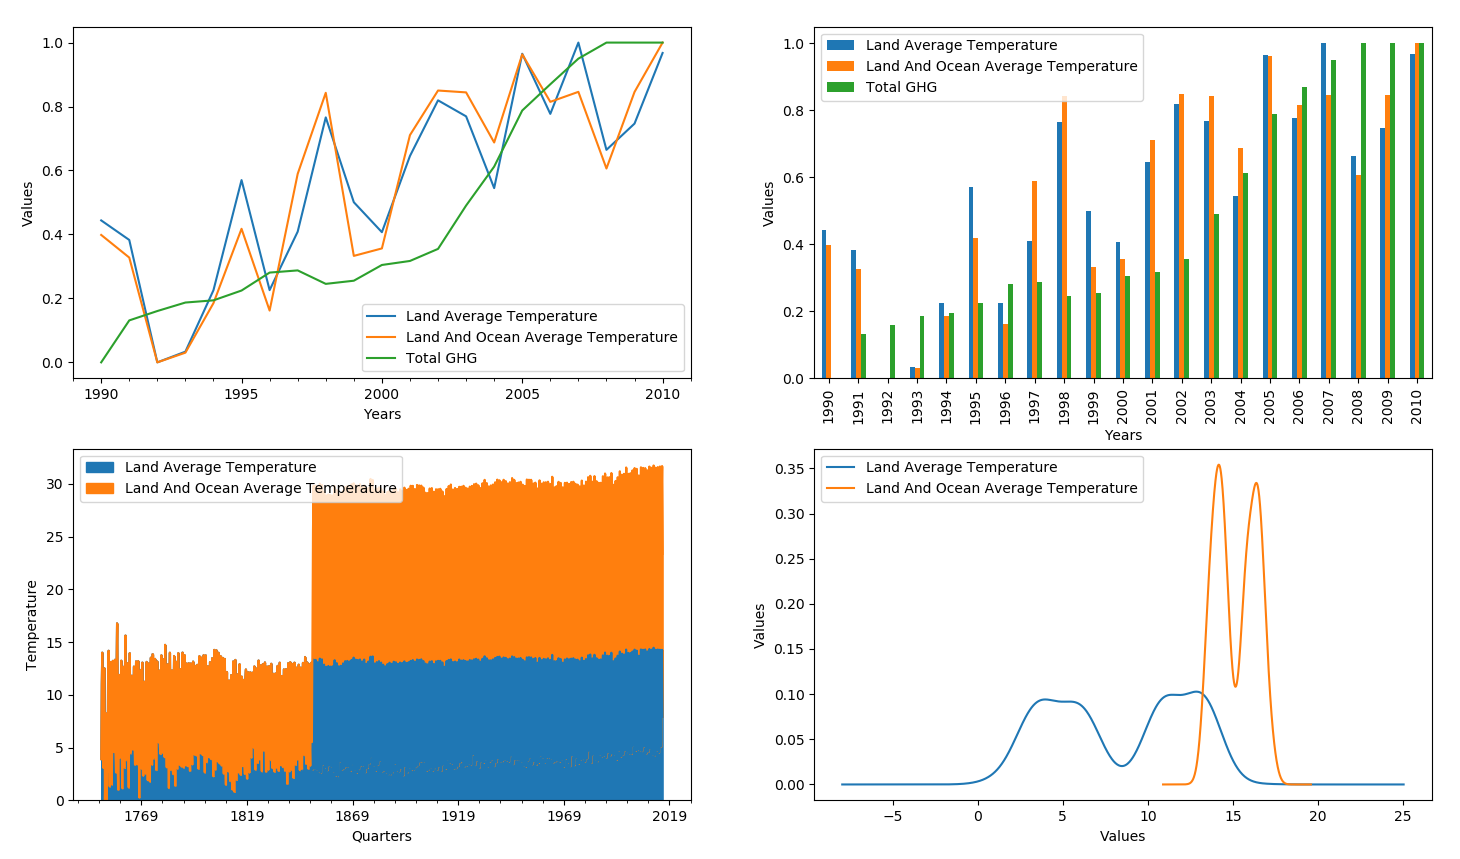

The script that drew this image:
import pandas as pd
import matplotlib.pyplot as plt


def climate_plot():
    data1 = pd.read_excel('ClimateChange.xlsx')
    data2 = pd.read_excel('GlobalTemperature.xlsx')
    i = [
        'EN.ATM.CO2E.KT', 'EN.ATM.METH.KT.CE',
        'EN.ATM.NOXE.KT.CE', 'EN.ATM.GHGO.KT.CE', 'EN.CLC.GHGR.MT.CE']
    ghg = data1[data1['Series code'].isin(
        i)].iloc[:, 6: -1].replace('..', pd.np.nan)
    ghg = ghg.fillna(method='ffill', axis=1).fillna(method='bfill', axis=1)
    ghg = pd.DataFrame(ghg.sum().values, index=pd.period_range(
        '1990', '2010', freq='A'), columns=['Total GHG'])
    ghg = (ghg - ghg.min()) / (ghg.max() - ghg.min())
    temp = data2[['Land Average Temperature',
                  'Land And Ocean Average Temperature']].set_index(
        pd.to_datetime(data2['Date']))
    temp1 = temp['1990': '2010'].resample('A').mean().set_index(ghg.index)
    temp1 = (temp1 - temp1.min()) / (temp1.max() - temp1.min())
    # 实验楼挑战检测环境的 pandas 0.20.1 版本不支持注释写法，只能降级或者升级 pandas 版本 
    # 可能是因为索引导致的，如果索引为时间序列就会出现，重设索引则正常，可能是版本BUG
    #ghg_temp = temp1.join(ghg)
    ghg_temp = pd.concat([temp1, ghg], axis=1)
    temp2 = temp.resample('Q').mean()

    fig = plt.figure(figsize=(16, 10))
    ax1 = fig.add_subplot(2, 2, 1)
    ghg_temp.plot(ax=ax1)
    ax1.set_xlabel('Years')
    ax1.set_ylabel('Values')
    ax2 = fig.add_subplot(2, 2, 2)
    ghg_temp.plot.bar(ax=ax2)
    ax2.set_xlabel('Years')
    ax2.set_ylabel('Values')
    ax3 = fig.add_subplot(2, 2, 3)
    temp2.plot.area(ax=ax3)
    ax3.set_xlabel('Quarters')
    ax3.set_ylabel('Temperature')
    ax4 = fig.add_subplot(2, 2, 4)
    temp2.plot.kde(ax=ax4)
    ax4.set_xlabel('Values')
    ax4.set_ylabel('Values')
    plt.show()
    return fig


if __name__ == '__main__':
    climate_plot()
